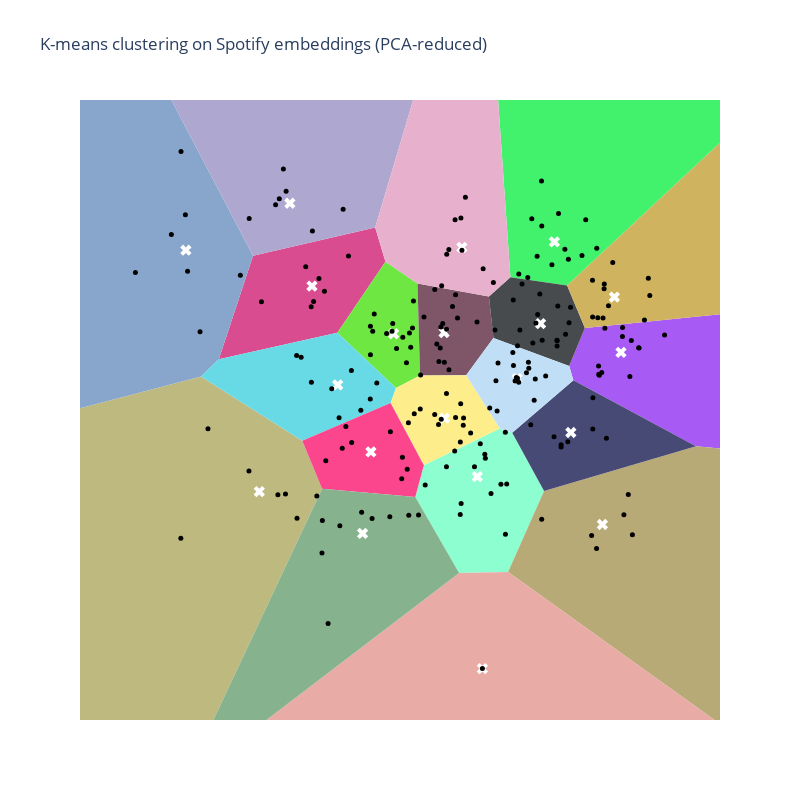

The notebook cell saved with this chart:
### Code cell
# Create a DataFrame for easier manipulation
data = {
    'x': artist_reduced_embeddings[:, 0],
    'y': artist_reduced_embeddings[:, 1],
    'name': artist_names,
    'cluster': artist_cluster_labels,
    'id': [artist for artist in artist_names]
}
df = pd.DataFrame(data)

# Voronoi diagram
vor = Voronoi(kmeans.cluster_centers_)
regions, vertices = voronoi_finite_polygons_2d(vor)

# Generate a unique color for each region
def generate_color(name, factor=0.25):
    """Generate a pastel color for the given name."""
    # Generate a color based on the hash of the name
    hash_object = hashlib.md5(name.encode())
    hex_dig = hash_object.hexdigest()
    base_color = [int(hex_dig[i:i+2], 16) for i in (0, 2, 4)]

    # Mix the color with white
    pastel_color = [(1 - factor) * c + factor * 255 for c in base_color]
    pastel_color_hex = ''.join(f'{int(c):02x}' for c in pastel_color)

    return '#' + pastel_color_hex

# Create Plotly figure
fig = go.Figure()

# Add Voronoi regions, each with a different color
for region, center in zip(regions, kmeans.cluster_centers_):
    polygon = vertices[region]
    color = generate_color(str(center))
    fig.add_trace(go.Scatter(
        x=polygon[:, 0],
        y=polygon[:, 1],
        fill="toself",
        fillcolor=color,
        mode='lines',
        line=dict(color='rgba(0,0,0,0)')  # No border color
    ))

# Add centroids
fig.add_trace(go.Scatter(
    x=kmeans.cluster_centers_[:, 0],
    y=kmeans.cluster_centers_[:, 1],
    mode='markers',
    marker=dict(size=10, color='white', symbol='x'),
    name='Centroids'
))

# Add scatter plot of points
fig.add_trace(go.Scatter(
    x=df['x'],
    y=df['y'],
    mode='markers',
    marker=dict(color='black', size=5),
    text=df.apply(lambda row: f"{row['name']}", axis=1),
    hoverinfo='text'
))

# Update layout
fig.update_layout(
    title="K-means clustering on Spotify embeddings (PCA-reduced)",
    xaxis=dict(visible=False),
    yaxis=dict(visible=False),
    showlegend=False,
    width=800,
    height=800,
    plot_bgcolor='rgba(0,0,0,0)'
)

fig.update_xaxes(minallowed=df['x'].min()-1, maxallowed=df['x'].max()+1)
fig.update_yaxes(minallowed=df['y'].min()-1, maxallowed=df['y'].max()+1)

# Show the plot
fig.show()

### Figure 1 — Plotly figure (JSON) as saved in the notebook; plotly's stock layout.template omitted (floating-point values rounded to 4 significant figures; data arrays with more than 128 entries replaced by an {"elided": "..."} marker saying what was removed)
{"data": [{"fill": "toself", "fillcolor": "#da4c90", "line": {"color": "rgba(0,0,0,0)"}, "mode": "lines", "type": "scatter", "x": [-2.173, -1.305, -1.49, -3.694, -4.312], "y": [0.616, 1.995, 2.66, 2.114, 0.09969]}, {"fill": "toself", "fillcolor": "#a85af4", "line": {"color": "rgba(0,0,0,0)"}, "mode": "lines", "type": "scatter", "x": [4.298, 22.31, 20.28, 2.293, 2.01, 2.086], "y": [-1.592, -3.394, 2.702, 0.7064, -0.03057, -0.3097]}, {"fill": "toself", "fillcolor": "#8cfecf", "line": {"color": "rgba(0,0,0,0)"}, "mode": "lines", "type": "scatter", "x": [-0.6132, -0.7668, 0.02327, 0.9072, 1.557, 0.9817, 0.7585], "y": [-1.964, -2.578, -4.059, -4.037, -2.464, -1.332, -1.248]}, {"fill": "toself", "fillcolor": "#6ee743", "line": {"color": "rgba(0,0,0,0)"}, "mode": "lines", "type": "scatter", "x": [-1.115, -2.173, -1.305, -0.7275, -0.6807], "y": [-0.4578, 0.616, 1.995, 1.572, -0.2156]}, {"fill": "toself", "fillcolor": "#beb97e", "line": {"color": "rgba(0,0,0,0)"}, "mode": "lines", "type": "scatter", "x": [-16.71, -4.945, -2.448, -2.806, -4.634, -22.05], "y": [-21.9, -8.143, -2.418, -1.483, -0.237, -5.152]}, {"fill": "toself", "fillcolor": "#42f26d", "line": {"color": "rgba(0,0,0,0)"}, "mode": "lines", "type": "scatter", "x": [0.4372, 0.9494, 1.973, 14.72, 3.246], "y": [9.638, 1.693, 1.533, 14.38, 27.52]}, {"fill": "toself", "fillcolor": "#88a6cb", "line": {"color": "rgba(0,0,0,0)"}, "mode": "lines", "type": "scatter", "x": [-22.05, -4.634, -4.312, -3.694, -11.62], "y": [-5.152, -0.237, 0.09969, 2.114, 18.39]}, {"fill": "toself", "fillcolor": "#b8aa76", "line": {"color": "rgba(0,0,0,0)"}, "mode": "lines", "type": "scatter", "x": [15.23, 22.31, 4.298, 1.557, 0.9072], "y": [-15.11, -3.394, -1.592, -2.464, -4.037]}, {"fill": "toself", "fillcolor": "#7f5668", "line": {"color": "rgba(0,0,0,0)"}, "mode": "lines", "type": "scatter", "x": [-0.6807, -0.7275, 0.5619, 0.6429, 0.1505], "y": [-0.2156, 1.572, 1.322, 0.5109, -0.2124]}, {"fill": "toself", "fillcolor": "#474b4d", "line": {"color": "rgba(0,0,0,0)"}, "mode": "lines", "type": "scatter", "x": [1.973, 2.293, 2.01, 0.6429, 0.5619, 0.9494], "y": [1.533, 0.7064, -0.03057, 0.5109, 1.322, 1.693]}, {"fill": "toself", "fillcolor": "#67dae5", "line": {"color": "rgba(0,0,0,0)"}, "mode": "lines", "type": "scatter", "x": [-1.213, -2.806, -4.634, -4.312, -2.173, -1.115], "y": [-0.7501, -1.483, -0.237, 0.09969, 0.616, -0.4578]}, {"fill": "toself", "fillcolor": "#484a76", "line": {"color": "rgba(0,0,0,0)"}, "mode": "lines", "type": "scatter", "x": [0.9817, 2.086, 4.298, 1.557], "y": [-1.332, -0.3097, -1.592, -2.464]}, {"fill": "toself", "fillcolor": "#aea7cf", "line": {"color": "rgba(0,0,0,0)"}, "mode": "lines", "type": "scatter", "x": [-3.694, -1.49, 0.4372, 3.246, -11.62], "y": [2.114, 2.66, 9.638, 27.52, 18.39]}, {"fill": "toself", "fillcolor": "#feee8b", "line": {"color": "rgba(0,0,0,0)"}, "mode": "lines", "type": "scatter", "x": [-1.213, -0.6132, 0.7585, 0.1505, -0.6807, -1.115], "y": [-0.7501, -1.964, -1.248, -0.2124, -0.2156, -0.4578]}, {"fill": "toself", "fillcolor": "#e8aba5", "line": {"color": "rgba(0,0,0,0)"}, "mode": "lines", "type": "scatter", "x": [-16.71, 15.23, 0.9072, 0.02327, -4.945], "y": [-21.9, -15.11, -4.037, -4.059, -8.143]}, {"fill": "toself", "fillcolor": "#cfb35f", "line": {"color": "rgba(0,0,0,0)"}, "mode": "lines", "type": "scatter", "x": [1.973, 2.293, 20.28, 14.72], "y": [1.533, 0.7064, 2.702, 14.38]}, {"fill": "toself", "fillcolor": "#e7b0cc", "line": {"color": "rgba(0,0,0,0)"}, "mode": "lines", "type": "scatter", "x": [0.4372, -1.49, -1.305, -0.7275, 0.5619, 0.9494], "y": [9.638, 2.66, 1.995, 1.572, 1.322, 1.693]}, {"fill": "toself", "fillcolor": "#fb458c", "line": {"color": "rgba(0,0,0,0)"}, "mode": "lines", "type": "scatter", "x": [-1.213, -2.806, -2.448, -0.7668, -0.6132], "y": [-0.7501, -1.483, -2.418, -2.578, -1.964]}, {"fill": "toself", "fillcolor": "#86b38d", "line": {"color": "rgba(0,0,0,0)"}, "mode": "lines", "type": "scatter", "x": [-0.7668, -2.448, -4.945, 0.02327], "y": [-2.578, -2.418, -8.143, -4.059]}, {"fill": "toself", "fillcolor": "#c0dff7", "line": {"color": "rgba(0,0,0,0)"}, "mode": "lines", "type": "scatter", "x": [0.7585, 0.9817, 2.086, 2.01, 0.6429, 0.1505], "y": [-1.248, -1.332, -0.3097, -0.03057, 0.5109, -0.2124]}, {"marker": {"color": "white", "size": 10, "symbol": "x"}, "mode": "markers", "name": "Centroids", "type": "scatter", "x": [-2.631, 2.944, 0.3518, -1.157, -3.582, 1.743, -4.906, 2.609, -0.2471, 1.494, -2.167, 2.04, -3.03, -0.2407, 0.4436, 2.825, 0.07397, -1.568, -1.718, 1.07], "y": [1.523, 0.2347, -2.182, 0.5953, -2.474, 2.384, 2.22, -3.115, 0.6191, 0.7928, -0.3998, -1.325, 3.134, -1.047, -5.916, 1.309, 2.276, -1.703, -3.287, -0.2773]}, {"hoverinfo": "text", "marker": {"color": "black", "size": 5}, "mode": "markers", "text": {"elided": "203 str values"}, "type": "scatter", "x": {"elided": "203 float values"}, "y": {"elided": "203 float values"}}], "layout": {"height": 800, "plot_bgcolor": "rgba(0,0,0,0)", "showlegend": false, "title": {"text": "K-means clustering on Spotify embeddings (PCA-reduced)"}, "width": 800, "xaxis": {"maxallowed": 4.731, "minallowed": -6.817, "visible": false}, "yaxis": {"maxallowed": 5.142, "minallowed": -6.916, "visible": false}}}
